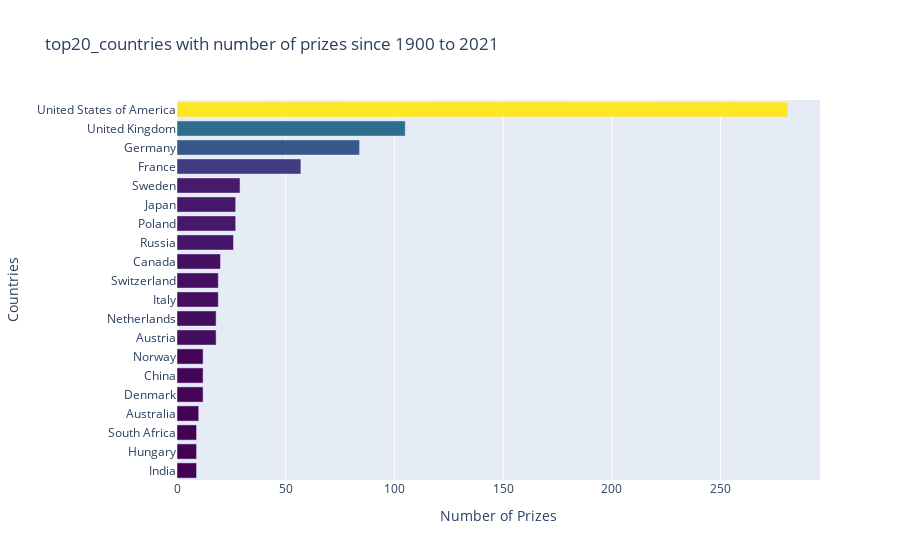

This figure's notebook cell:
### Code cell
fig=px.bar(x=top20_countries.prize,y=top20_countries.birth_country_current,orientation='h',color=top20_countries.prize,color_continuous_scale='Viridis',title='top20_countries with number of prizes since 1900 to 2021')
fig.update_layout(xaxis_title='Number of Prizes',yaxis_title='Countries', coloraxis_showscale=False)
fig.show()

### Figure 1 — Plotly figure (JSON) as saved in the notebook; plotly's stock layout.template omitted (floating-point values rounded to 4 significant figures)
{"data": [{"hovertemplate": "x=%{x}<br>y=%{y}<br>color=%{marker.color}<extra></extra>", "legendgroup": "", "marker": {"color": [9, 9, 9, 10, 12, 12, 12, 18, 18, 19, 19, 20, 26, 27, 27, 29, 57, 84, 105, 281], "coloraxis": "coloraxis", "pattern": {"shape": ""}}, "name": "", "orientation": "h", "showlegend": false, "textposition": "auto", "type": "bar", "x": [9, 9, 9, 10, 12, 12, 12, 18, 18, 19, 19, 20, 26, 27, 27, 29, 57, 84, 105, 281], "xaxis": "x", "y": ["India", "Hungary", "South Africa", "Australia", "Denmark", "China", "Norway", "Austria", "Netherlands", "Italy", "Switzerland", "Canada", "Russia", "Poland", "Japan", "Sweden", "France", "Germany", "United Kingdom", "United States of America"], "yaxis": "y"}], "layout": {"barmode": "relative", "coloraxis": {"colorbar": {"title": {"text": "color"}}, "colorscale": [[0, "#440154"], [0.1111, "#482878"], [0.2222, "#3e4989"], [0.3333, "#31688e"], [0.4444, "#26828e"], [0.5556, "#1f9e89"], [0.6667, "#35b779"], [0.7778, "#6ece58"], [0.8889, "#b5de2b"], [1, "#fde725"]], "showscale": false}, "legend": {"tracegroupgap": 0}, "title": {"text": "top20_countries with number of prizes since 1900 to 2021"}, "xaxis": {"anchor": "y", "domain": [0, 1], "title": {"text": "Number of Prizes"}}, "yaxis": {"anchor": "x", "domain": [0, 1], "title": {"text": "Countries"}}}}
